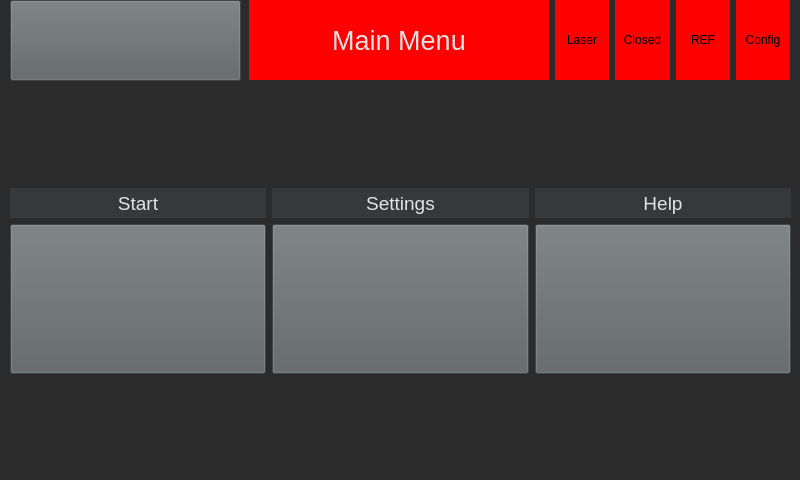
<?xml version="1.0" encoding="UTF-8"?>
<ui version="4.0">
 <class>VorlageUi</class>
 <widget class="QWidget" name="VorlageUi">
  <property name="geometry">
   <rect>
    <x>0</x>
    <y>0</y>
    <width>800</width>
    <height>480</height>
   </rect>
  </property>
  <property name="minimumSize">
   <size>
    <width>0</width>
    <height>0</height>
   </size>
  </property>
  <property name="windowTitle">
   <string>Form</string>
  </property>
  <property name="styleSheet">
   <string notr="true">background-color: rgb(43, 43, 43);
color: rgb(60, 63, 65);</string>
  </property>
  <widget class="QWidget" name="widget" native="true">
   <property name="geometry">
    <rect>
     <x>0</x>
     <y>0</y>
     <width>801</width>
     <height>471</height>
    </rect>
   </property>
   <widget class="QWidget" name="gridLayoutWidget">
    <property name="geometry">
     <rect>
      <x>10</x>
      <y>90</y>
      <width>781</width>
      <height>381</height>
     </rect>
    </property>
    <layout class="QGridLayout" name="gridLayout">
     <item row="2" column="2">
      <widget class="QPushButton" name="helpBtn">
       <property name="sizePolicy">
        <sizepolicy hsizetype="Preferred" vsizetype="Preferred">
         <horstretch>0</horstretch>
         <verstretch>0</verstretch>
        </sizepolicy>
       </property>
       <property name="minimumSize">
        <size>
         <width>150</width>
         <height>150</height>
        </size>
       </property>
       <property name="maximumSize">
        <size>
         <width>16777215</width>
         <height>16777215</height>
        </size>
       </property>
       <property name="font">
        <font>
         <pointsize>10</pointsize>
         <weight>75</weight>
         <bold>true</bold>
        </font>
       </property>
       <property name="cursor">
        <cursorShape>ArrowCursor</cursorShape>
       </property>
       <property name="toolTip">
        <string>&lt;html&gt;&lt;head/&gt;&lt;body&gt;&lt;p&gt;&lt;img src=&quot;:/newPrefix/helpIcon.png&quot;/&gt;&lt;/p&gt;&lt;/body&gt;&lt;/html&gt;</string>
       </property>
       <property name="styleSheet">
        <string notr="true">background-color: rgb(92, 97, 100);
color: rgb(175, 177, 179);
</string>
       </property>
       <property name="text">
        <string/>
       </property>
       <property name="icon">
        <iconset>
         <normaloff>../Icons/helpIcon.png</normaloff>../Icons/helpIcon.png</iconset>
       </property>
       <property name="iconSize">
        <size>
         <width>64</width>
         <height>64</height>
        </size>
       </property>
       <property name="flat">
        <bool>false</bool>
       </property>
      </widget>
     </item>
     <item row="2" column="0">
      <widget class="QPushButton" name="startBtn">
       <property name="sizePolicy">
        <sizepolicy hsizetype="Preferred" vsizetype="Preferred">
         <horstretch>0</horstretch>
         <verstretch>0</verstretch>
        </sizepolicy>
       </property>
       <property name="minimumSize">
        <size>
         <width>150</width>
         <height>150</height>
        </size>
       </property>
       <property name="maximumSize">
        <size>
         <width>16777215</width>
         <height>16777215</height>
        </size>
       </property>
       <property name="font">
        <font>
         <pointsize>10</pointsize>
         <weight>75</weight>
         <bold>true</bold>
        </font>
       </property>
       <property name="styleSheet">
        <string notr="true">background-color: rgb(92, 97, 100);
color: rgb(175, 177, 179);
</string>
       </property>
       <property name="text">
        <string/>
       </property>
       <property name="icon">
        <iconset>
         <normaloff>../Icons/laserBegin.png</normaloff>../Icons/laserBegin.png</iconset>
       </property>
       <property name="iconSize">
        <size>
         <width>64</width>
         <height>64</height>
        </size>
       </property>
      </widget>
     </item>
     <item row="1" column="0">
      <widget class="QLabel" name="label_2">
       <property name="minimumSize">
        <size>
         <width>0</width>
         <height>30</height>
        </size>
       </property>
       <property name="font">
        <font>
         <pointsize>14</pointsize>
         <weight>50</weight>
         <bold>false</bold>
        </font>
       </property>
       <property name="styleSheet">
        <string notr="true">background-color: rgb(54, 57, 59);
color: rgb(226, 226, 226);</string>
       </property>
       <property name="text">
        <string>Start</string>
       </property>
       <property name="alignment">
        <set>Qt::AlignCenter</set>
       </property>
      </widget>
     </item>
     <item row="1" column="2">
      <widget class="QLabel" name="label_7">
       <property name="font">
        <font>
         <pointsize>14</pointsize>
         <weight>50</weight>
         <bold>false</bold>
        </font>
       </property>
       <property name="styleSheet">
        <string notr="true">background-color: rgb(54, 57, 59);
color: rgb(226, 226, 226);</string>
       </property>
       <property name="text">
        <string>Help</string>
       </property>
       <property name="alignment">
        <set>Qt::AlignCenter</set>
       </property>
      </widget>
     </item>
     <item row="5" column="0">
      <spacer name="verticalSpacer">
       <property name="orientation">
        <enum>Qt::Vertical</enum>
       </property>
       <property name="sizeHint" stdset="0">
        <size>
         <width>20</width>
         <height>40</height>
        </size>
       </property>
      </spacer>
     </item>
     <item row="1" column="1">
      <widget class="QLabel" name="label_5">
       <property name="font">
        <font>
         <pointsize>14</pointsize>
         <weight>50</weight>
         <bold>false</bold>
        </font>
       </property>
       <property name="styleSheet">
        <string notr="true">background-color: rgb(54, 57, 59);
color: rgb(226, 226, 226);</string>
       </property>
       <property name="text">
        <string>Settings</string>
       </property>
       <property name="alignment">
        <set>Qt::AlignCenter</set>
       </property>
      </widget>
     </item>
     <item row="0" column="0">
      <spacer name="verticalSpacer_2">
       <property name="orientation">
        <enum>Qt::Vertical</enum>
       </property>
       <property name="sizeHint" stdset="0">
        <size>
         <width>20</width>
         <height>40</height>
        </size>
       </property>
      </spacer>
     </item>
     <item row="2" column="1">
      <widget class="QPushButton" name="settingsBtn">
       <property name="sizePolicy">
        <sizepolicy hsizetype="Preferred" vsizetype="Preferred">
         <horstretch>0</horstretch>
         <verstretch>0</verstretch>
        </sizepolicy>
       </property>
       <property name="minimumSize">
        <size>
         <width>150</width>
         <height>150</height>
        </size>
       </property>
       <property name="maximumSize">
        <size>
         <width>16777215</width>
         <height>16777215</height>
        </size>
       </property>
       <property name="font">
        <font>
         <pointsize>10</pointsize>
         <weight>75</weight>
         <bold>true</bold>
        </font>
       </property>
       <property name="styleSheet">
        <string notr="true">background-color: rgb(92, 97, 100);
color: rgb(175, 177, 179);
</string>
       </property>
       <property name="text">
        <string/>
       </property>
       <property name="icon">
        <iconset>
         <normaloff>../Icons/settingsIcon.png</normaloff>../Icons/settingsIcon.png</iconset>
       </property>
       <property name="iconSize">
        <size>
         <width>64</width>
         <height>64</height>
        </size>
       </property>
       <property name="flat">
        <bool>false</bool>
       </property>
      </widget>
     </item>
    </layout>
   </widget>
   <widget class="QWidget" name="horizontalLayoutWidget_2">
    <property name="geometry">
     <rect>
      <x>249</x>
      <y>0</y>
      <width>541</width>
      <height>80</height>
     </rect>
    </property>
    <layout class="QHBoxLayout" name="horizontalLayout_4">
     <item>
      <widget class="QLabel" name="pageTitle">
       <property name="minimumSize">
        <size>
         <width>300</width>
         <height>0</height>
        </size>
       </property>
       <property name="font">
        <font>
         <pointsize>20</pointsize>
         <weight>50</weight>
         <bold>false</bold>
        </font>
       </property>
       <property name="styleSheet">
        <string notr="true">background-color: red;
color: rgb(226, 226, 226);</string>
       </property>
       <property name="text">
        <string>Main Menu</string>
       </property>
       <property name="alignment">
        <set>Qt::AlignCenter</set>
       </property>
      </widget>
     </item>
     <item>
      <widget class="QLabel" name="laserLight">
       <property name="minimumSize">
        <size>
         <width>0</width>
         <height>0</height>
        </size>
       </property>
       <property name="maximumSize">
        <size>
         <width>16777215</width>
         <height>16777215</height>
        </size>
       </property>
       <property name="styleSheet">
        <string notr="true">background-color: red;
color: rgb(0, 0, 0);</string>
       </property>
       <property name="text">
        <string>Laser</string>
       </property>
       <property name="alignment">
        <set>Qt::AlignCenter</set>
       </property>
      </widget>
     </item>
     <item>
      <widget class="QLabel" name="closedLight">
       <property name="minimumSize">
        <size>
         <width>0</width>
         <height>0</height>
        </size>
       </property>
       <property name="maximumSize">
        <size>
         <width>16777215</width>
         <height>16777215</height>
        </size>
       </property>
       <property name="styleSheet">
        <string notr="true">background-color: red;
color: rgb(0, 0, 0);</string>
       </property>
       <property name="text">
        <string>Closed</string>
       </property>
       <property name="alignment">
        <set>Qt::AlignCenter</set>
       </property>
      </widget>
     </item>
     <item>
      <widget class="QLabel" name="refLight">
       <property name="minimumSize">
        <size>
         <width>0</width>
         <height>0</height>
        </size>
       </property>
       <property name="maximumSize">
        <size>
         <width>16777215</width>
         <height>16777215</height>
        </size>
       </property>
       <property name="styleSheet">
        <string notr="true">background-color: red;
color: rgb(0, 0, 0);</string>
       </property>
       <property name="text">
        <string>REF</string>
       </property>
       <property name="alignment">
        <set>Qt::AlignCenter</set>
       </property>
      </widget>
     </item>
     <item>
      <widget class="QLabel" name="configLight">
       <property name="minimumSize">
        <size>
         <width>0</width>
         <height>0</height>
        </size>
       </property>
       <property name="maximumSize">
        <size>
         <width>16777215</width>
         <height>16777215</height>
        </size>
       </property>
       <property name="styleSheet">
        <string notr="true">background-color: red;
color: rgb(0, 0, 0);</string>
       </property>
       <property name="text">
        <string>Config</string>
       </property>
       <property name="alignment">
        <set>Qt::AlignCenter</set>
       </property>
      </widget>
     </item>
    </layout>
   </widget>
   <widget class="QPushButton" name="closeBtn">
    <property name="geometry">
     <rect>
      <x>10</x>
      <y>0</y>
      <width>231</width>
      <height>81</height>
     </rect>
    </property>
    <property name="minimumSize">
     <size>
      <width>0</width>
      <height>0</height>
     </size>
    </property>
    <property name="maximumSize">
     <size>
      <width>16777215</width>
      <height>16777215</height>
     </size>
    </property>
    <property name="font">
     <font>
      <pointsize>10</pointsize>
      <weight>75</weight>
      <bold>true</bold>
     </font>
    </property>
    <property name="styleSheet">
     <string notr="true">background-color: rgb(92, 97, 100);
color: rgb(175, 177, 179);
</string>
    </property>
    <property name="text">
     <string/>
    </property>
    <property name="icon">
     <iconset>
      <normaloff>../Icons/close.png</normaloff>../Icons/close.png</iconset>
    </property>
    <property name="iconSize">
     <size>
      <width>32</width>
      <height>32</height>
     </size>
    </property>
   </widget>
  </widget>
 </widget>
 <resources/>
 <connections/>
</ui>
